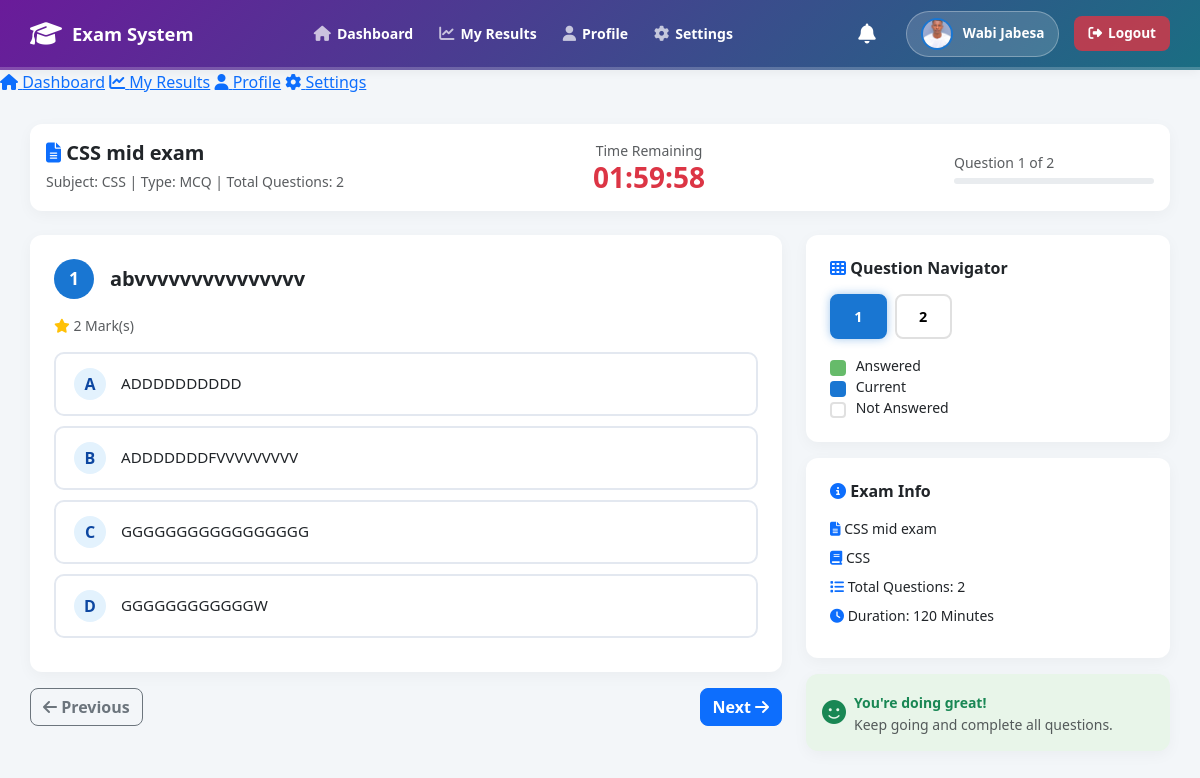
The page /student/take_exam.php?exam_id=7 (signed in) on the database its author committed.
### tables this page shows
CREATE TABLE `users` (
  `user_id` int(11) NOT NULL,
  `name` varchar(100) NOT NULL,
  `email` varchar(100) NOT NULL,
  `username` varchar(50) NOT NULL,
  `password` varchar(255) NOT NULL,
  `role` varchar(20) NOT NULL,
  `status` varchar(10) DEFAULT 'Active',
  `created_at` datetime DEFAULT current_timestamp(),
  `profile_image` varchar(255) DEFAULT NULL
);

CREATE TABLE `exams` (
  `exam_id` int(11) NOT NULL,
  `title` varchar(100) NOT NULL,
  `subject` varchar(100) NOT NULL,
  `exam_type` varchar(50) NOT NULL,
  `duration_minutes` int(11) NOT NULL,
  `start_time` datetime NOT NULL,
  `end_time` datetime NOT NULL,
  `description` text DEFAULT NULL,
  `created_by` int(11) NOT NULL,
  `created_at` datetime DEFAULT current_timestamp(),
  `status` varchar(20) DEFAULT 'Draft',
  `total_questions` int(11) DEFAULT 0
);

CREATE TABLE `questions` (
  `question_id` int(11) NOT NULL,
  `exam_id` int(11) NOT NULL,
  `question_text` text NOT NULL,
  `question_type` varchar(50) NOT NULL,
  `marks` int(11) DEFAULT 1,
  `explanation` text DEFAULT NULL,
  `order_no` int(11) DEFAULT NULL
);

CREATE TABLE `options` (
  `option_id` int(11) NOT NULL,
  `question_id` int(11) NOT NULL,
  `option_text` varchar(255) NOT NULL,
  `is_correct` tinyint(1) DEFAULT 0,
  `order_no` int(11) DEFAULT NULL
);

### student/take_exam.php (the view, shortened to what this page needs)
<?php
require_once ROOT_PATH . '/db_connect.php';
$student_id = $_SESSION['user_id'];
$exam_id = isset($_GET['exam_id']) ? intval($_GET['exam_id']) : 0;
$exam = $conn->query("SELECT * FROM exams WHERE exam_id = $exam_id")->fetch_assoc();
$conn->query("INSERT INTO attempts (student_id, exam_id, start_time, status) VALUES ($student_id, $exam_id, NOW(), 'In Progress')");
$questions = $conn->query("SELECT * FROM questions WHERE exam_id = $exam_id ORDER BY order_no ASC");
$total_questions = $questions->num_rows;
include ROOT_PATH . '/includes/header.php';
?>
<?php include ROOT_PATH . '/includes/sidebar.php'; ?>
<div class="main-content">
    <div class="card p-3 mb-4">
        <div class="d-flex justify-content-between align-items-center flex-wrap">
            <div>
                <h5 class="fw-bold mb-1"><i class="fas fa-file-alt text-primary"></i> <?php echo htmlspecialchars($exam['title']); ?></h5>
                <small class="text-muted">
                    Subject: <?php echo htmlspecialchars($exam['subject']); ?> |
                    Type: MCQ |
                    Total Questions: <?php echo $total_questions; ?>
                </small>
            </div>
            <div class="text-center">
                <small class="text-muted d-block">Time Remaining</small>
                <h3 class="fw-bold text-danger mb-0" id="timer">--:--:--</h3>
            </div>
            <div style="width: 200px;">
                <small class="text-muted">Question <span id="currentQNum">1</span> of <?php echo $total_questions; ?></small>
                <div class="progress mt-1" style="height: 6px;">
                </div>
            </div>
        </div>
    </div>
    <form id="examForm" method="POST" action="submit_exam.php">
        <div class="row g-4">
            <div class="col-lg-8">
                <?php
                $q_index = 1;
                $questions->data_seek(0);
                while ($q = $questions->fetch_assoc()):
                    $options = $conn->query("SELECT * FROM options WHERE question_id = {$q['question_id']} ORDER BY order_no ASC");
                ?>
                <div class="question-box" data-qnum="<?php echo $q_index; ?>" style="display: <?php echo ($q_index == 1) ? 'block' : 'none'; ?>;">
                    <div class="card p-4">
                        <div class="d-flex align-items-center mb-3">
                            <div class="q-number"><?php echo $q_index; ?></div>
                            <h5 class="ms-3 mb-0 fw-bold"><?php echo htmlspecialchars($q['question_text']); ?></h5>
                        </div>
                        <p class="text-muted small mb-3"><i class="fas fa-star text-warning"></i> <?php echo $q['marks']; ?> Mark(s)</p>
                        <div class="options-list">
                            <?php $opt_letter = 'A'; while ($opt = $options->fetch_assoc()): ?>
                                <label class="option-item">
                                    <span class="option-letter"><?php echo $opt_letter; ?></span>
                                    <span class="option-text"><?php echo htmlspecialchars($opt['option_text']); ?></span>
                                </label>
                            <?php $opt_letter++; endwhile; ?>
                        </div>
                    </div>
                </div>
                <?php $q_index++; endwhile; ?>
                <div class="d-flex justify-content-between mt-3">
                    <button type="button" class="btn btn-outline-secondary" onclick="prevQuestion()">
                        <i class="fas fa-arrow-left"></i> Previous
                    </button>
                    <button type="button" class="btn btn-primary" id="nextBtn" onclick="nextQuestion()">
                        Next <i class="fas fa-arrow-right"></i>
                    </button>
                </div>
            </div>
            <div class="col-lg-4">
                <div class="card p-4 mb-3">
                    <h6 class="fw-bold mb-3"><i class="fas fa-th text-primary"></i> Question Navigator</h6>
                    <div class="navigator-grid">
                        <?php for ($i = 1; $i <= $total_questions; $i++): ?>
                            <button type="button" class="nav-btn" id="nav-<?php echo $i; ?>" onclick="goToQuestion(<?php echo $i; ?>)">
                                <?php echo $i; ?>
                            </button>
                        <?php endfor; ?>
                    </div>
                    <div class="mt-3 small">
                        <div><span class="legend-box legend-answered"></span> Answered</div>
                        <div><span class="legend-box legend-current"></span> Current</div>
                        <div><span class="legend-box legend-unanswered"></span> Not Answered</div>
                    </div>
                </div>
                <div class="card p-4">
                    <h6 class="fw-bold mb-3"><i class="fas fa-info-circle text-primary"></i> Exam Info</h6>
                    <div class="small">
                        <div class="mb-2"><i class="fas fa-file-alt text-primary"></i> <?php echo htmlspecialchars($exam['title']); ?></div>
                        <div class="mb-2"><i class="fas fa-book text-primary"></i> <?php echo htmlspecialchars($exam['subject']); ?></div>
                        <div class="mb-2"><i class="fas fa-list text-primary"></i> Total Questions: <?php echo $total_questions; ?></div>
                        <div class="mb-2"><i class="fas fa-clock text-primary"></i> Duration: <?php echo $exam['duration_minutes']; ?> Minutes</div>
                    </div>
                </div>
                <div class="card p-3 mt-3" style="background:#e8f5e9;">
                    <div class="d-flex align-items-center">
                        <i class="fas fa-smile text-success me-2" style="font-size:1.5rem;"></i>
                        <div>
                            <strong class="text-success small">You're doing great!</strong>
                            <p class="mb-0 small text-muted">Keep going and complete all questions.</p>
                        </div>
                    </div>
                </div>
            </div>
        </div>
    </form>
</div>
<?php include ROOT_PATH . '/includes/footer.php'; ?>

### includes/header.php (shortened to what this page needs)
<?php
$header_img = null;
if (isset($conn) && isset($_SESSION['user_id'])) {
    $header_uid = $_SESSION['user_id'];
    $header_img_q = $conn->query("SELECT profile_image FROM users WHERE user_id = $header_uid");
    $header_img = ($header_img_q && $header_img_q->num_rows > 0) ? $header_img_q->fetch_assoc()['profile_image'] : null;
}
$base_path = (strpos($_SERVER['PHP_SELF'], '/admin/') !== false ||
              strpos($_SERVER['PHP_SELF'], '/teacher/') !== false ||
              strpos($_SERVER['PHP_SELF'], '/student/') !== false ||
              strpos($_SERVER['PHP_SELF'], '/shared/') !== false) ? "../" : "";
?>
<!DOCTYPE html>
<html lang="en">
<head>
    <link href="https://cdn.jsdelivr.net/npm/bootstrap@5.3.0/dist/css/bootstrap.min.css" rel="stylesheet">
    <link rel="stylesheet" href="https://cdnjs.cloudflare.com/ajax/libs/font-awesome/6.4.0/css/all.min.css">
</head>
<body>
<div class="top-navbar">
    <a href="<?php echo $base_path; ?>index.php" class="nav-brand">
        <i class="fas fa-graduation-cap"></i> Exam System
    </a>
    <div class="nav-menu">
        <?php include ROOT_PATH . '/includes/sidebar.php'; ?>
    </div>
    <div class="user-menu">
        <div class="nav-dropdown" style="margin-right: 10px;">
            <a href="#" class="dropdown-toggle bell-icon" data-bs-toggle="dropdown" aria-expanded="false" style="text-decoration: none; color: #555; position: relative; padding: 5px;">
                <i class="fas fa-bell fa-lg"></i>
            </a>
        </div>
        <div class="user-badge">
            <?php if (!empty($header_img)): ?>
                <img src="<?php echo $base_path; ?>assets/uploads/<?php echo htmlspecialchars($header_img); ?>" alt="Profile">
            <?php else: ?>
                <i class="fas fa-user-circle"></i>
            <?php endif; ?>
            <span><?php echo htmlspecialchars($_SESSION['name']); ?></span>
        </div>
        <a href="<?php echo $base_path; ?>logout.php" class="logout-btn">
            <i class="fas fa-sign-out-alt"></i> Logout
        </a>
    </div>
</div>

### student/take_exam.php (style rules this page uses)
.q-number { width: 40px; height: 40px; border-radius: 50%; background: #1976d2; color: white; display: flex; align-items: center; justify-content: center; font-weight: bold; font-size: 1.1rem; flex-shrink: 0; }
.option-item { display: flex; align-items: center; padding: 14px 18px; border: 2px solid #e3e8f0; border-radius: 10px; margin-bottom: 10px; cursor: pointer; transition: 0.2s; }
.option-letter { width: 32px; height: 32px; border-radius: 50%; background: #e3f2fd; color: #0d47a1; display: flex; align-items: center; justify-content: center; font-weight: bold; margin-right: 15px; flex-shrink: 0; }
.option-text { font-size: 0.95rem; }
.navigator-grid { display: grid; grid-template-columns: repeat(5, 1fr); gap: 8px; }
.nav-btn { padding: 10px 0; border: 2px solid #e0e0e0; background: white; border-radius: 8px; font-weight: 600; font-size: 0.9rem; cursor: pointer; transition: 0.2s; }
.nav-btn.current { background: #1976d2; color: white; border-color: #1976d2; box-shadow: 0 0 10px rgba(25,118,210,0.4); }
.legend-box { display: inline-block; width: 16px; height: 16px; border-radius: 4px; vertical-align: middle; margin-right: 6px; }
.legend-answered { background: #66bb6a; }
.legend-current { background: #1976d2; }
.legend-unanswered { background: white; border: 2px solid #e0e0e0; }

### rows shown on the page
users: profile_image (picture)
exams: title "CSS mid exam", subject "CSS", duration_minutes "120"
questions: question_text "abvvvvvvvvvvvvvvv", marks "2"
options: option_text "ADDDDDDDDDD"
options: option_text "ADDDDDDDFVVVVVVVVV"
options: option_text "GGGGGGGGGGGGGGGGG"
options: option_text "GGGGGGGGGGGGW"

### other values the page prints
$_SESSION['name'] "Wabi Jabesa"
$total_questions "2"
